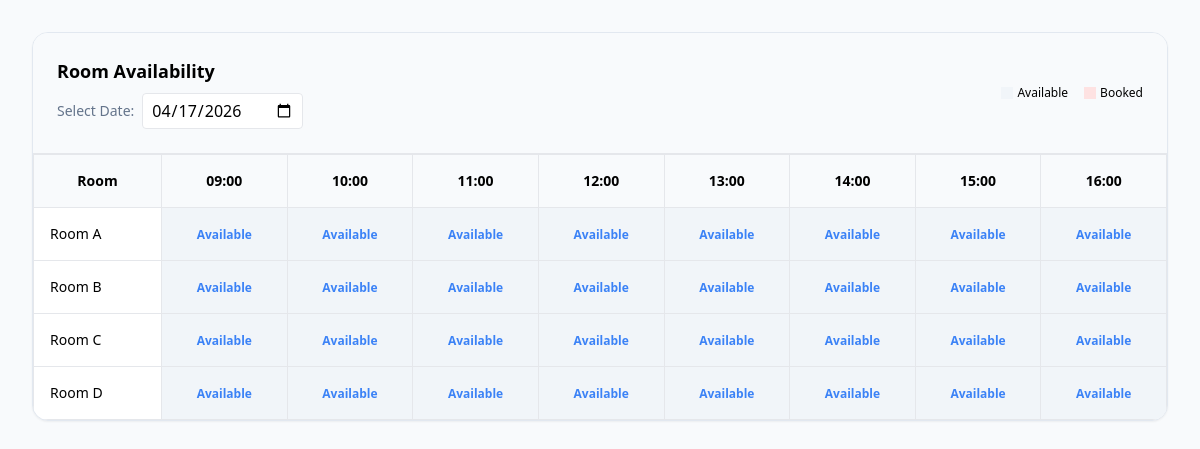
Page /availability on the earlier database version.
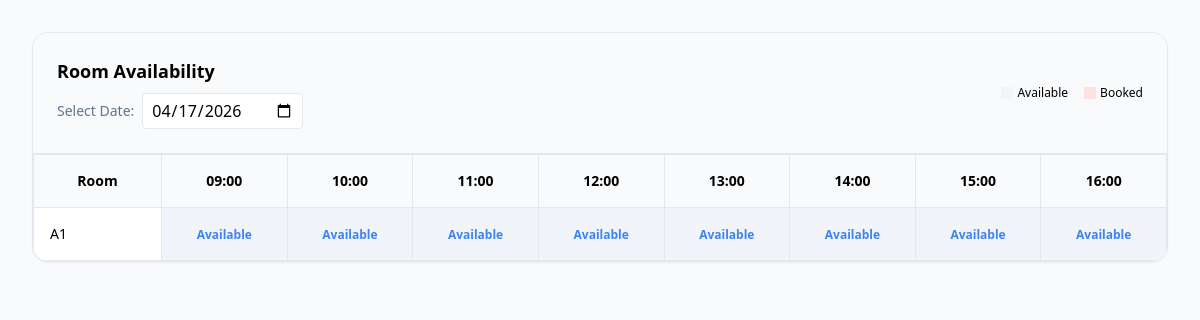
Same page on the later database version.
### tables this page shows
CREATE TABLE `timeslots` (
  `timeslot_id` int NOT NULL,
  `start_time` time NOT NULL,
  `end_time` time NOT NULL
);

CREATE TABLE `rooms` (
  `room_id` int NOT NULL,
  `room_number` varchar(10) NOT NULL,
  `capacity` int DEFAULT '1'
);

### availability.php (the view, shortened to what this page needs)
<?php
$selectedDate = $_GET['date'] ?? date('Y-m-d');
$stmt = $conn->prepare("SELECT * FROM rooms");
$stmt->execute();
$rooms = $stmt->get_result()->fetch_all(MYSQLI_ASSOC);
$stmt = $conn->prepare("SELECT * FROM timeslots");
$stmt->execute();
$timeslots = $stmt->get_result()->fetch_all(MYSQLI_ASSOC);
$stmt = $conn->prepare("SELECT * FROM bookings WHERE booking_date = ?");
$stmt->bind_param('s', $selectedDate);
$stmt->execute();
$bookings = $stmt->get_result()->fetch_all(MYSQLI_ASSOC);
function checkBooking($roomId, $timeSlot, $selectedDate, $bookings) {
    return false;
}
?>
<!DOCTYPE html>
<html lang="en">
<head>
<script src="https://cdn.tailwindcss.com"></script>
</head>
<body class="bg-slate-50 p-8">
<div class="bg-white rounded-2xl shadow-sm border border-slate-200 overflow-hidden">
    <div class="p-6 border-b flex justify-between items-center bg-slate-50">
        <div>
            <h3 class="font-bold text-lg">Room Availability</h3>
            <form method="GET" class="flex items-center gap-2 mt-2">
                <span class="text-sm text-slate-500">Select Date:</span>
                <input type="date" name="date" value="<?= $selectedDate ?>"
                       onchange="this.form.submit()"
                       class="border rounded px-2 py-1">
            </form>
        </div>
        <div class="text-xs flex gap-4">
            <div class="flex items-center gap-1">
                <div class="w-3 h-3 bg-slate-100"></div> Available
            </div>
            <div class="flex items-center gap-1">
                <div class="w-3 h-3 bg-red-100"></div> Booked
            </div>
        </div>
    </div>
    <div class="overflow-x-auto">
        <table class="w-full text-sm border-collapse">
            <thead>
                <tr class="bg-slate-50">
                    <th class="p-4 border w-32">Room</th>
                    <?php foreach ($timeslots as $slot): ?>
                        <th class="p-4 border text-center"><?= date('H:i', strtotime($slot['start_time'])) ?></th>
                    <?php endforeach; ?>
                </tr>
            </thead>
            <tbody>
                <?php foreach ($rooms as $room): ?>
                <tr>
                    <td class="p-4 border font-medium">
                        <?= $room['room_number'] ?>
                    </td>
                    <?php foreach ($timeslots as $slot):
                        $isBooked = checkBooking($room['room_id'], $slot['timeslot_id'], $selectedDate, $bookings);
                        $isExpired = false;
                        $cellClass = $isExpired ? 'bg-slate-200 text-slate-500 cursor-not-allowed' : ($isBooked ? 'slot-booked' : 'slot-available');
                    ?>
                        <td class="p-4 border text-center <?= $cellClass ?>">
                            <?php if ($isExpired): ?>
                                <span class="text-xs font-bold">Expired</span>
                            <?php elseif ($isBooked): ?>
                                <span class="text-xs font-bold">Booked</span>
                            <?php else: ?>
                                <span class="text-blue-500 font-bold text-xs">Available</span>
                            <?php endif; ?>
                        </td>
                    <?php endforeach; ?>
                </tr>
                <?php endforeach; ?>
            </tbody>
        </table>
    </div>
</div>
</body>
</html>

### availability.php (style rules this page uses)
.slot-available { background-color: #f1f5f9; }

Differences in the rows shown:
removed rooms: room_number "Room B", timeslots (shows "Available"), timeslots (shows "Available"), timeslots (shows "Available"), timeslots (shows "Available"), timeslots (shows "Available"), timeslots (shows "Available"), timeslots (shows "Available"), timeslots (shows "Available")
removed rooms: room_number "Room C", timeslots (shows "Available"), timeslots (shows "Available"), timeslots (shows "Available"), timeslots (shows "Available"), timeslots (shows "Available"), timeslots (shows "Available"), timeslots (shows "Available"), timeslots (shows "Available")
removed rooms: room_number "Room D", timeslots (shows "Available"), timeslots (shows "Available"), timeslots (shows "Available"), timeslots (shows "Available"), timeslots (shows "Available"), timeslots (shows "Available"), timeslots (shows "Available"), timeslots (shows "Available")
changed rooms: room_number "Room A" → "A1"
